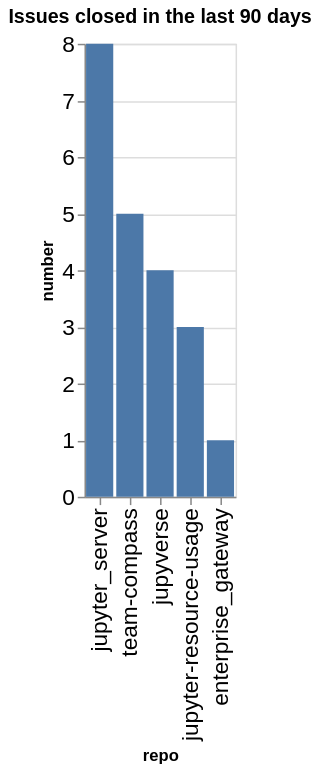

The cell this chart's notebook holds for it:
### Code cell
closed_counts = closed.groupby(['org', 'repo']).count()['number'].reset_index()
closed_counts['org/repo'] = closed_counts.apply(lambda a: a['org'] + '/' + a['repo'], axis=1)
sorted_vals = closed_counts.sort_values(['number'], ascending=False)['repo'].values
alt.Chart(data=closed_counts, title=f"Issues closed in the last {n_days} days").mark_bar().encode(
    x=alt.X('repo', sort=alt.Sort(sorted_vals.tolist())),
    y='number',
)

### Figure 1 — Vega-Lite specification as saved in the notebook (floating-point values rounded to 4 significant figures)
{"config": {"axisLeft": {"labelFontSize": 15}, "axisBottom": {"labelFontSize": 15}}, "data": {"name": "data-df06f2f1a742cad7b44eb1c93b893ec2"}, "mark": {"type": "bar"}, "encoding": {"x": {"field": "repo", "sort": ["jupyter_server", "team-compass", "jupyverse", "jupyter-resource-usage", "enterprise_gateway"], "type": "nominal"}, "y": {"field": "number", "type": "quantitative"}}, "title": "Issues closed in the last 90 days", "$schema": "https://vega.github.io/schema/vega-lite/v5.20.1.json", "datasets": {"data-df06f2f1a742cad7b44eb1c93b893ec2": [{"org": "jupyter-server", "repo": "enterprise_gateway", "number": 1, "org/repo": "jupyter-server/enterprise_gateway"}, {"org": "jupyter-server", "repo": "jupyter-resource-usage", "number": 3, "org/repo": "jupyter-server/jupyter-resource-usage"}, {"org": "jupyter-server", "repo": "jupyter_server", "number": 8, "org/repo": "jupyter-server/jupyter_server"}, {"org": "jupyter-server", "repo": "jupyverse", "number": 4, "org/repo": "jupyter-server/jupyverse"}, {"org": "jupyter-server", "repo": "team-compass", "number": 5, "org/repo": "jupyter-server/team-compass"}]}}
